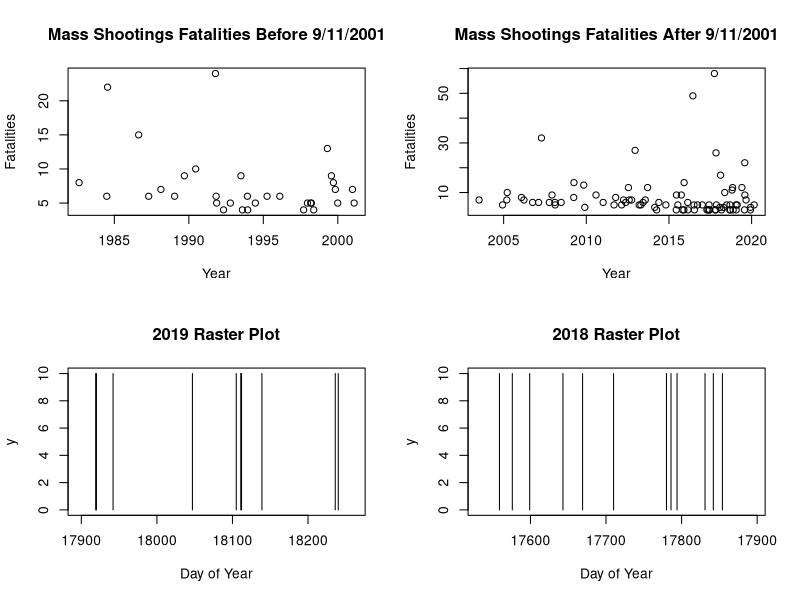
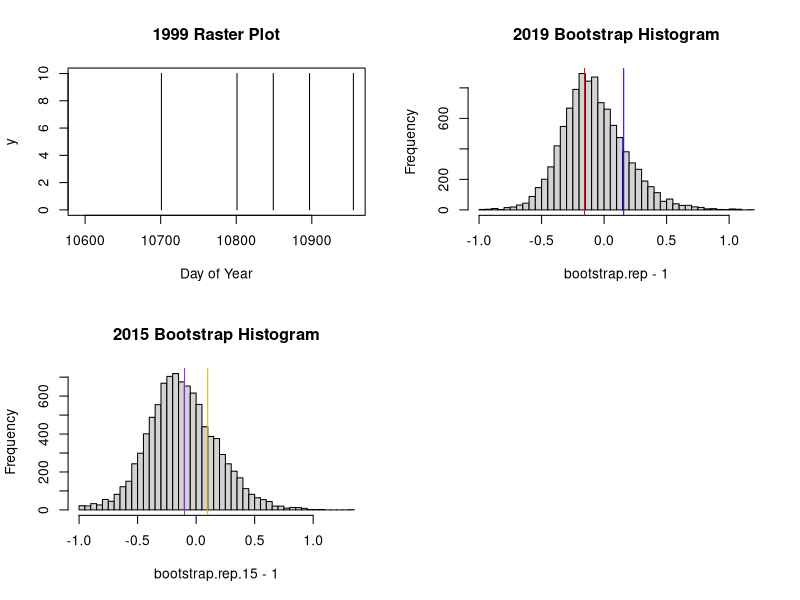
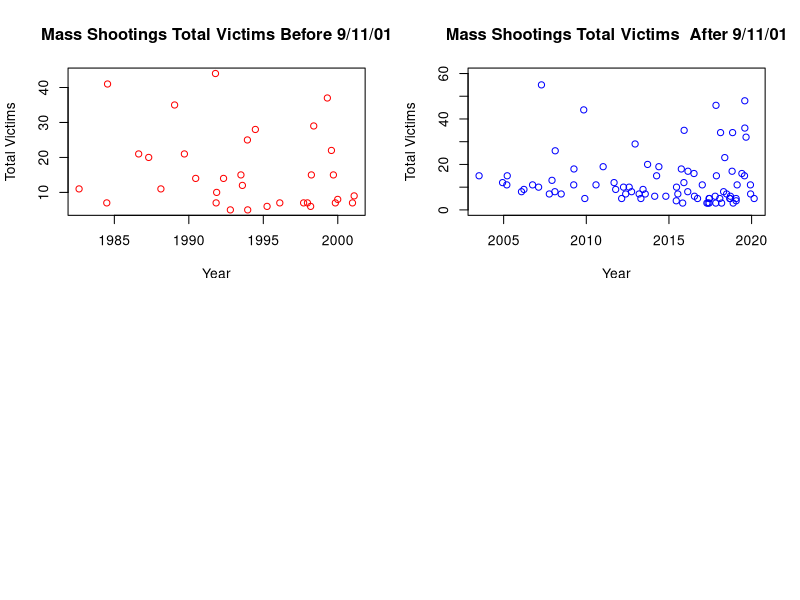
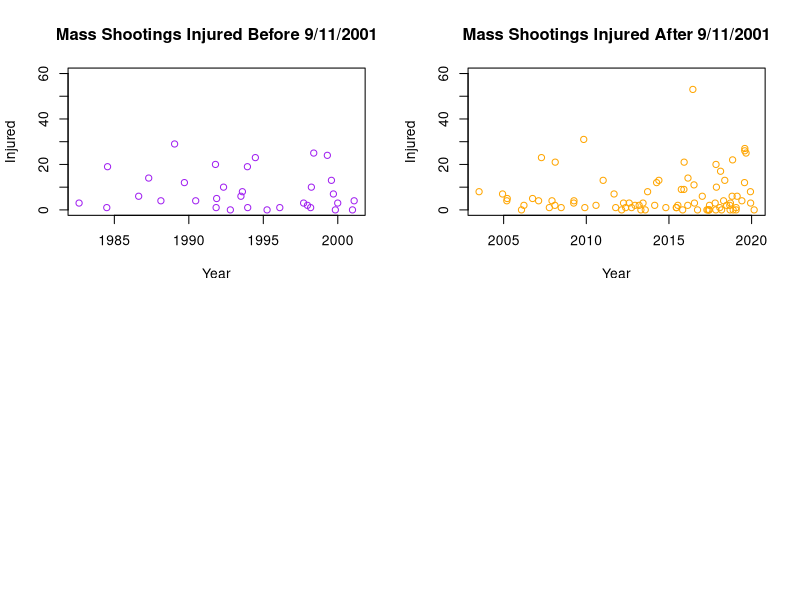
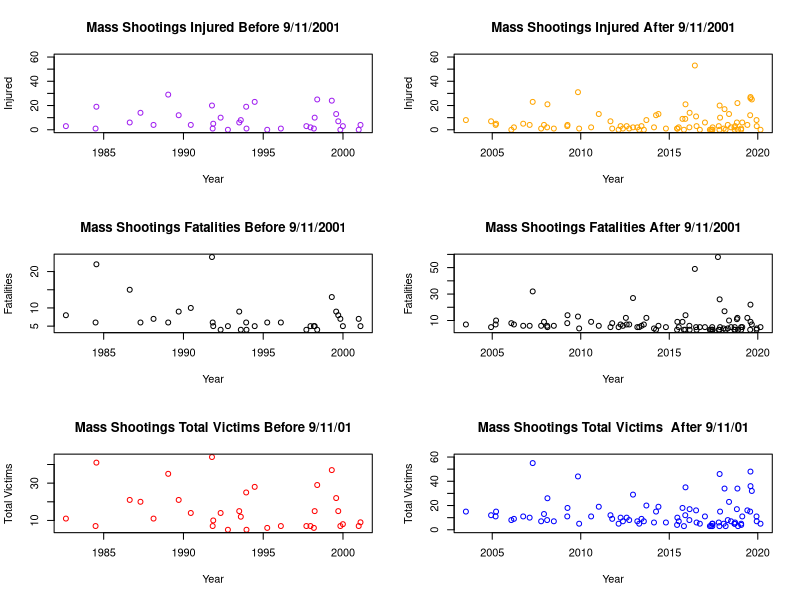

Write the R code that produced these figures, in order.
## ---- chunk 1
shootings.dataset<-read.csv("data.csv") #importing the dataset 
shootings.dataset
## ---- chunk 2
# install.packages('dplyr') # this package contains the mutate function which we used below 

library(dplyr)

shootings.dataset <- mutate(shootings.dataset, date= as.Date(date, format = "%m/%d/%Y"))
shootings.dataset$date # converting the dates in the data set to actual dates in R
## ---- chunk 3
a <- shootings.dataset[86:118, 3]

b <- shootings.dataset[86:118, 5]

x <- shootings.dataset[1:85, 3]

y <- shootings.dataset[1:85, 5]


par(mfrow=c(2,2))
plot(a, b, main = "Mass Shootings Fatalities Before 9/11/2001",xlab = "Year", ylab = "Fatalities")
plot(x, y,main = "Mass Shootings Fatalities After 9/11/2001", xlab = "Year", ylab = "Fatalities")
## ---- chunk 4
from.date <- as.Date('2019-01-01', format = "%Y-%m-%d")
to.date <- as.Date('2019-12-31', format = "%Y-%m-%d")

plot(NA, xlim=c(from.date, to.date), main="2019 Raster Plot", ylim=c(0,10), xlab="Day of Year", ylab="y")

segments(shootings.dataset$date, 0, y1=10)
## ---- chunk 5
from.date.2 <- as.Date('2018-01-01', format = "%Y-%m-%d")
to.date.2 <- as.Date('2018-12-31', format = "%Y-%m-%d")

plot(NA, xlim=c(from.date.2, to.date.2), ylim=c(0,10), main="2018 Raster Plot",xlab="Day of Year", ylab="y")

segments(shootings.dataset$date, 0, y1=10)
## ---- chunk 6
from.date.1 <- as.Date('1999-01-01', format = "%Y-%m-%d")
to.date.1 <- as.Date('1999-12-31', format = "%Y-%m-%d")

plot(NA, xlim=c(from.date.1, to.date.1), ylim=c(0,10), main="1999 Raster Plot",xlab="Day of Year", ylab="y")

segments(shootings.dataset$date, 0, y1=10)
## ---- chunk 7
tau.2019 <- as.numeric(-diff(shootings.dataset$date[2:11])) #Calculating the time between two successive mass shootings in the year 2019

tau.sd<- sd(tau.2019) 
tau.mean <- mean(tau.2019)

coef.variation <- tau.sd/tau.mean # Calculating the coefficient of variation for 2019

coef.variation-1
## ---- chunk 8
#' Simulates the bootstrap coefficient variation from a case where the shootings are happening at random for a given year
#'
#' @param days number of days in a year 
#' @param shootings number of shooting that given year 
#'
#' @return coefficient variation for that year 


bootstrap.coef.var <- function(days, shootings){
  
  boot.coef <- rbinom(days, 1, shootings/days)

  if((length(which(boot.coef == 1)) == 0) || (length(which(boot.coef == 1)) == 1) || (length(which(boot.coef == 1)) == 2)){
    return(NA)
  } else {
    
  tau.boot <- diff(which(boot.coef == 1))-1

  tau.boot.sd <- sd(tau.boot)
  tau.boot.mean <- mean(tau.boot)
  tau.boot.variation <- (tau.boot.sd/tau.boot.mean)
  
  return(tau.boot.variation)
  }
}

bootstrap.rep <- replicate(10000, bootstrap.coef.var(365, 10)) # 2019 results 
## ---- chunk 9
hist(bootstrap.rep-1, breaks="FD", main ="2019 Bootstrap Histogram")
abline(v=coef.variation-1, col="blue")
abline(v=-coef.variation+1, col="red")
## ---- chunk 10
#' computes the P-value for a given year
#'
#' @param days number of days in a year 
#' @param shootings number of shooting that given year 
#' @param coef.variation the coefficient variation for that given year 
#'
#' @return the p-value 


bootstrap.pval<-function(days,shootings,coef.variation){
  
  bootstrap.rep<-replicate(10000, bootstrap.coef.var(days,shootings))
  
  right.tail <- bootstrap.rep-1 >= abs(coef.variation-1) # true=values to the right of the hist 
  left.tail <- bootstrap.rep-1 <= -abs(coef.variation-1) # true=values to the left of the hist 
  right.tail | left.tail # TRUE where they're in the right tail OR left tail
  
  pval<-(sum(right.tail | left.tail, na.rm=TRUE))/sum(!is.na(bootstrap.rep)) #p value 

  return(pval)
}

bootstrap.pval(365,10,coef.variation=coef.variation) # 2019 results 
## ---- chunk 11
tau.2015 <- as.numeric(-diff(shootings.dataset$date[41:47])) #Calculating the time between two successive mass shootings in the year 2015

tau.sd<- sd(tau.2015) 
tau.mean <- mean(tau.2015)

coef.variation.2015 <- tau.sd/tau.mean # Calculating the coefficient of variation for 2015
coef.variation.2015
coef.variation.2015-1

## ---- chunk 12
bootstrap.rep.15 <- replicate(10000, bootstrap.coef.var(365, 7)) # 2015 results 
## ---- chunk 13
hist(bootstrap.rep.15-1, breaks="FD", main ="2015 Bootstrap Histogram")
abline(v=coef.variation.2015-1, col="purple")
abline(v=-coef.variation.2015+1, col="orange")
## ---- chunk 14
bootstrap.pval(365,7,coef.variation=coef.variation.2015)
## ---- chunk 15
a <- shootings.dataset[86:118, 3] 

d <- shootings.dataset[86:118, 7]

x <- shootings.dataset[1:85, 3]

w <- shootings.dataset[1:85, 7]

par(mfrow=c(2,2))


plot(a, d, main = "Mass Shootings Total Victims Before 9/11/01",xlab = "Year", ylab = "Total Victims", col="red")
plot(x, w, main = "Mass Shootings Total Victims  After 9/11/01", xlab = "Year", ylab = "Total Victims", ylim = c(0, 60), col="blue")
## ---- chunk 16
a<- shootings.dataset[86:118, 3] 

c<- shootings.dataset[86:118, 6]

x <- shootings.dataset[1:85, 3]

m<- shootings.dataset[1:85, 6]

par(mfrow=c(2,2))

# Injured graphs 
plot(a, c, main = "Mass Shootings Injured Before 9/11/2001",xlab = "Year", ylab = "Injured", ylim = c(0, 60), col="purple")
plot(x, m, main = "Mass Shootings Injured After 9/11/2001", xlab = "Year", ylab = "Injured",ylim = c(0, 60), col="orange")
## ---- chunk 17
par(mfrow=c(3,2))

# Injured graphs 
plot(a, c, main = "Mass Shootings Injured Before 9/11/2001",xlab = "Year", ylab = "Injured", ylim = c(0, 60), col="purple")
plot(x, m, main = "Mass Shootings Injured After 9/11/2001", xlab = "Year", ylab = "Injured",ylim = c(0, 60), col="orange")


# Fatalities graphs 
plot(a, b, main = "Mass Shootings Fatalities Before 9/11/2001",xlab = "Year", ylab = "Fatalities")
plot(x, y,main = "Mass Shootings Fatalities After 9/11/2001", xlab = "Year", ylab = "Fatalities")

# Total victims graphs 
plot(a, d, main = "Mass Shootings Total Victims Before 9/11/01",xlab = "Year", ylab = "Total Victims", col="red")
plot(x, w, main = "Mass Shootings Total Victims  After 9/11/01", xlab = "Year", ylab = "Total Victims", ylim = c(0, 60), col="blue")

